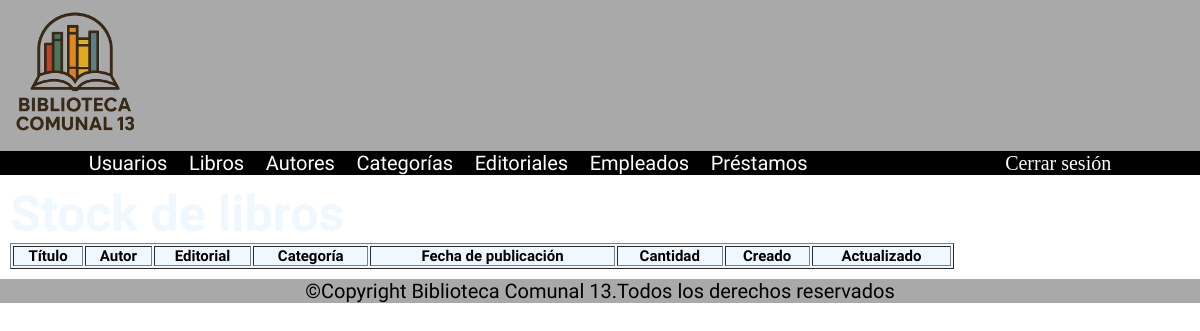
Page /libros/stock/ on the earlier database version.
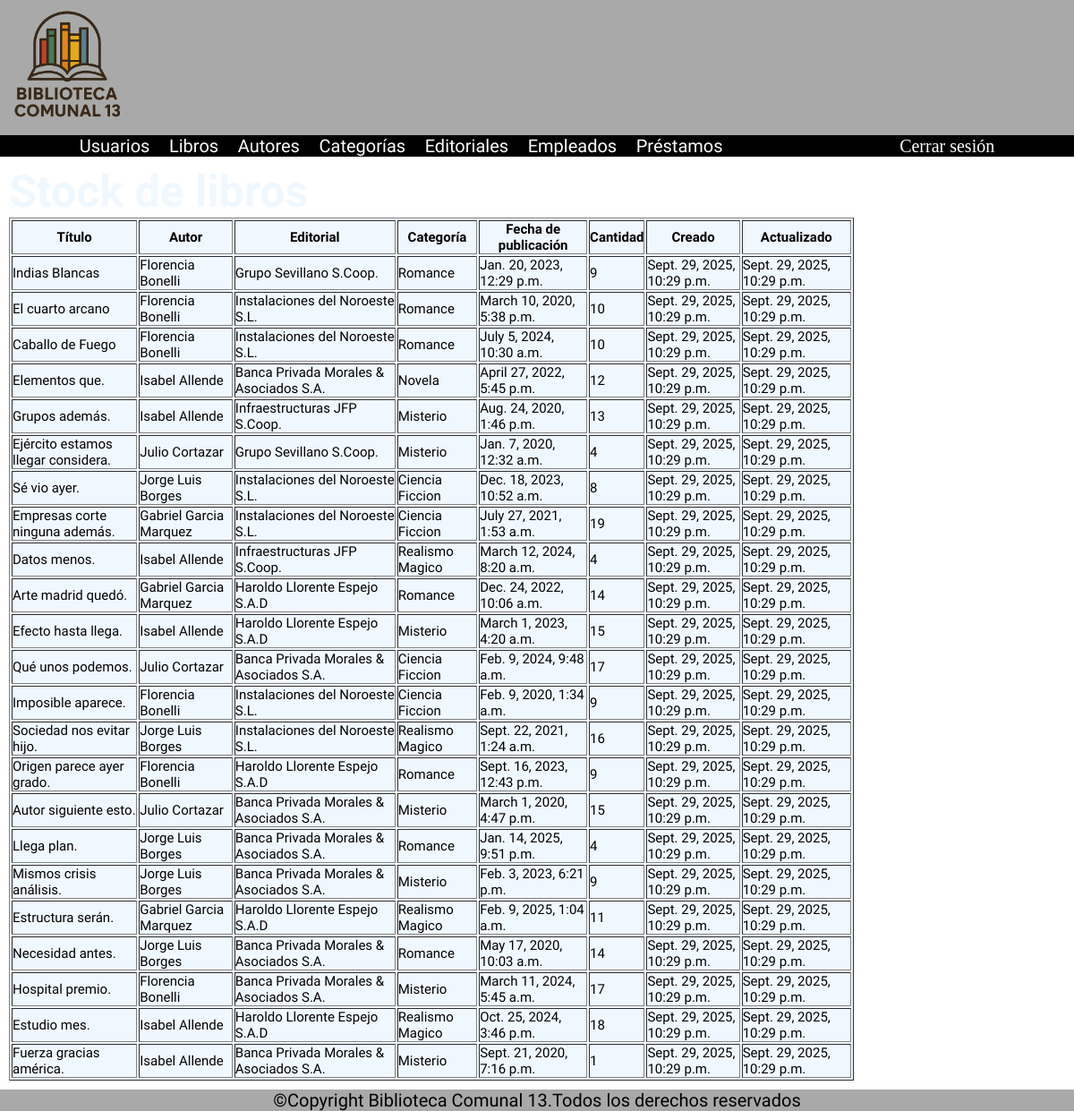
Same page on the later database version.
### apps/libros/models.py (models this page shows, shortened)
class Libro(models.Model):
    titulo_libro = models.CharField(max_length=200, null=False, blank=False)
    nombre_autor = models.ForeignKey(Autor, on_delete=models.CASCADE, null=False, blank=False)
    nombre_editorial = models.ForeignKey(Editorial, on_delete=models.CASCADE, null=False, blank=False)
    nombre_categoria = models.ForeignKey(Categoria, on_delete=models.CASCADE, null=False, blank=False)
    fecha_publicacion = models.DateTimeField()
    cantidad = models.IntegerField(null=False, blank=False)
    creado = models.DateTimeField(auto_now_add=True)
    actualizado = models.DateTimeField(auto_now=True)

### apps/autores/models.py (models this page shows)
class Autor(models.Model):
    nombre_autor = models.CharField(max_length=100, null=False, blank=False)
    nacionalidad = models.CharField(max_length=50)
    def __str__(self):
        return self.nombre_autor

### apps/editoriales/models.py (models this page shows)
class Editorial(models.Model):
    nombre_editorial = models.CharField(max_length=100, null=False, blank=False)
    pais_editorial = models.CharField(max_length=50)
    calle_editorial = models.CharField(max_length=100)
    numero_calle_editorial = models.IntegerField()
    casa_editorial = models.BooleanField(default=False)
    edificio_editorial = models.BooleanField(default=False)
    piso_editorial = models.CharField(max_length=10)
    departamento_numero_casa_editorial = models.CharField(max_length=10)
    created_at = models.DateTimeField(auto_now_add=True)
    updated_at = models.DateTimeField(auto_now=True)
    def __str__(self):
        return self.nombre_editorial

### apps/categorias/models.py (models this page shows)
class Categoria(models.Model):
    nombre_categoria = models.CharField(max_length=100, null=False, blank=False)
    def __str__(self):
        return self.nombre_categoria

### apps/libros/views.py (the view)
# urls.py: path('stock/', lista_libros,name='lista_libros')
def lista_libros(request):
    return render(request=request,
                template_name='libros.html',
                context= {"libros": Libro.objects.all()},
                )

### templates/libros.html (shortened to what this page needs)
{% load static %}
<!DOCTYPE html>
<html lang="en">
<head>
    <link rel="stylesheet" href="{% static 'css/styles.css' %}">
</head>
<body>
  <header>
    <img src="{% static './multimedia/logo_BC13.png' %}" width="150">
  </header>
  <nav class="nav__flex font__white">
    <ul class="bona-nova-sc-regular">
      <li><a href="{% url 'lista_usuarios' %}">Usuarios</a></li>
      <li><a href="{% url 'lista_libros' %}">Libros</a></li>
      <li><a href="{% url 'lista_autores' %}">Autores</a></li>
      <li><a href="{% url 'lista_categorias' %}">Categorías</a></li>
      <li><a href="{% url 'lista_editoriales' %}">Editoriales</a></li>
      <li><a href="{% url 'lista_empleados' %}">Empleados</a></li>
      <li><a href="{% url 'lista_prestamos' %}">Préstamos</a></li>
    </ul>
    <a href="{% url 'logout' %}">Cerrar sesión</a>
  </nav>
  <main>
    <h1 class="bona-nova-sc-bold font__white">Stock de libros</h1>
    <table border="1" class="bona-nova-sc-regular">
  <thead>
    <tr>
      <th><strong>Título</strong></th>
      <th><strong>Autor</strong></th>
      <th><strong>Editorial</strong></th>
      <th><strong>Categoría</strong></th>
      <th><strong>Fecha de publicación</strong></th>
      <th><strong>Cantidad</strong></th>
      <th><strong>Creado</strong></th>
      <th><strong>Actualizado</strong></th>
    </tr>
  </thead>
  <tbody>
    {%for libro in libros%}
    <tr>
      <td>{{libro.titulo_libro}}</td>
      <td>{{libro.nombre_autor}}</td>
      <td>{{libro.nombre_editorial}}</td>
      <td>{{libro.nombre_categoria}}</td>
      <td>{{libro.fecha_publicacion}}</td>
      <td>{{libro.cantidad}}</td>
      <td>{{libro.creado}}</td>
      <td>{{libro.actualizado}}</td>
    </tr>
    {% endfor %}
  </tbody>
</table>
  </main>
  <footer>
    <p class="bona-nova-sc-regular align__center">©Copyright Biblioteca Comunal 13.Todos los derechos reservados</p>
  </footer>
</body>
</html>

### static/css/styles.css (style rules this page uses)
* { margin: 0px; padding: 0px; }
html, body { width: 100%; height: 100%; margin: 0; font-size: 62.5%; background-image: url("../multimedia/background.jpg"); background-size: cover; }
main { flex: 1; padding: 1rem; }
header,footer { background-color: darkgrey; }
nav { background-color: black; height: auto; }
.align__center { text-align: center; }
p { font-size: 2rem; }
h1 { font-size: 5rem; }
table { background-color: aliceblue; width: 80%; }
td, th { font-size: 1.5rem; }
.font__white { color: aliceblue; }
.nav__flex { display: flex; justify-content: space-around; align-items: center; }
a { text-decoration: none; color: white; font-size: 2rem; }
ul > li { list-style: none; display: inline; margin-right: 20px; }
.bona-nova-sc-regular { font-family: "Bona Nova SC", serif; font-weight: 400; font-style: normal; }
.bona-nova-sc-bold { font-family: "Bona Nova SC", serif; font-weight: 700; font-style: normal; }
@media (min-width: 1024px) and (max-width: 1279px) { .nav__flex { flex-direction: row; justify-content: space-around; } }
@media (min-width: 1024px) and (max-width: 1279px) { a { font-size: 2rem; } }
@media (min-width: 1024px) and (max-width: 1279px) { table { width: 80%; } }
@media (min-width: 1024px) and (max-width: 1279px) { header img { width: 150px; } }

Differences in the rows shown:
added Libro: titulo_libro "Indias Blancas", nombre_autor "Florencia Bonelli", nombre_editorial "Grupo Sevillano S.Coop.", nombre_categoria "Romance", fecha_publicacion "Jan. 20, 2023, 12:29 p.m.", cantidad "9", creado "Sept. 29, 2025, 10:29 p.m.", actualizado "Sept. 29, 2025, 10:29 p.m."
added Libro: titulo_libro "El cuarto arcano", nombre_autor "Florencia Bonelli", nombre_editorial "Instalaciones del Noroeste S.L.", nombre_categoria "Romance", fecha_publicacion "March 10, 2020, 5:38 p.m.", cantidad "10", creado "Sept. 29, 2025, 10:29 p.m.", actualizado "Sept. 29, 2025, 10:29 p.m."
added Libro: titulo_libro "Caballo de Fuego", nombre_autor "Florencia Bonelli", nombre_editorial "Instalaciones del Noroeste S.L.", nombre_categoria "Romance", fecha_publicacion "July 5, 2024, 10:30 a.m.", cantidad "10", creado "Sept. 29, 2025, 10:29 p.m.", actualizado "Sept. 29, 2025, 10:29 p.m."
added Libro: titulo_libro "Elementos que.", nombre_autor "Isabel Allende", nombre_editorial "Banca Privada Morales & Asociados S.A.", nombre_categoria "Novela", fecha_publicacion "April 27, 2022, 5:45 p.m.", cantidad "12", creado "Sept. 29, 2025, 10:29 p.m.", actualizado "Sept. 29, 2025, 10:29 p.m."
added Libro: titulo_libro "Grupos además.", nombre_autor "Isabel Allende", nombre_editorial "Infraestructuras JFP S.Coop.", nombre_categoria "Misterio", fecha_publicacion "Aug. 24, 2020, 1:46 p.m.", cantidad "13", creado "Sept. 29, 2025, 10:29 p.m.", actualizado "Sept. 29, 2025, 10:29 p.m."
added Libro: titulo_libro "Ejército estamos llegar considera.", nombre_autor "Julio Cortazar", nombre_editorial "Grupo Sevillano S.Coop.", nombre_categoria "Misterio", fecha_publicacion "Jan. 7, 2020, 12:32 a.m.", cantidad "4", creado "Sept. 29, 2025, 10:29 p.m.", actualizado "Sept. 29, 2025, 10:29 p.m."
added Libro: titulo_libro "Sé vio ayer.", nombre_autor "Jorge Luis Borges", nombre_editorial "Instalaciones del Noroeste S.L.", nombre_categoria "Ciencia Ficcion", fecha_publicacion "Dec. 18, 2023, 10:52 a.m.", cantidad "8", creado "Sept. 29, 2025, 10:29 p.m.", actualizado "Sept. 29, 2025, 10:29 p.m."
added Libro: titulo_libro "Empresas corte ninguna además.", nombre_autor "Gabriel Garcia Marquez", nombre_editorial "Instalaciones del Noroeste S.L.", nombre_categoria "Ciencia Ficcion", fecha_publicacion "July 27, 2021, 1:53 a.m.", cantidad "19", creado "Sept. 29, 2025, 10:29 p.m.", actualizado "Sept. 29, 2025, 10:29 p.m."
added Libro: titulo_libro "Datos menos.", nombre_autor "Isabel Allende", nombre_editorial "Infraestructuras JFP S.Coop.", nombre_categoria "Realismo Magico", fecha_publicacion "March 12, 2024, 8:20 a.m.", cantidad "4", creado "Sept. 29, 2025, 10:29 p.m.", actualizado "Sept. 29, 2025, 10:29 p.m."
added Libro: titulo_libro "Arte madrid quedó.", nombre_autor "Gabriel Garcia Marquez", nombre_editorial "Haroldo Llorente Espejo S.A.D", nombre_categoria "Romance", fecha_publicacion "Dec. 24, 2022, 10:06 a.m.", cantidad "14", creado "Sept. 29, 2025, 10:29 p.m.", actualizado "Sept. 29, 2025, 10:29 p.m."
added Libro: titulo_libro "Efecto hasta llega.", nombre_autor "Isabel Allende", nombre_editorial "Haroldo Llorente Espejo S.A.D", nombre_categoria "Misterio", fecha_publicacion "March 1, 2023, 4:20 a.m.", cantidad "15", creado "Sept. 29, 2025, 10:29 p.m.", actualizado "Sept. 29, 2025, 10:29 p.m."
added Libro: titulo_libro "Qué unos podemos.", nombre_autor "Julio Cortazar", nombre_editorial "Banca Privada Morales & Asociados S.A.", nombre_categoria "Ciencia Ficcion", fecha_publicacion "Feb. 9, 2024, 9:48 a.m.", cantidad "17", creado "Sept. 29, 2025, 10:29 p.m.", actualizado "Sept. 29, 2025, 10:29 p.m."
added Libro: titulo_libro "Imposible aparece.", nombre_autor "Florencia Bonelli", nombre_editorial "Instalaciones del Noroeste S.L.", nombre_categoria "Ciencia Ficcion", fecha_publicacion "Feb. 9, 2020, 1:34 a.m.", cantidad "9", creado "Sept. 29, 2025, 10:29 p.m.", actualizado "Sept. 29, 2025, 10:29 p.m."
added Libro: titulo_libro "Sociedad nos evitar hijo.", nombre_autor "Jorge Luis Borges", nombre_editorial "Instalaciones del Noroeste S.L.", nombre_categoria "Realismo Magico", fecha_publicacion "Sept. 22, 2021, 1:24 a.m.", cantidad "16", creado "Sept. 29, 2025, 10:29 p.m.", actualizado "Sept. 29, 2025, 10:29 p.m."
added Libro: titulo_libro "Origen parece ayer grado.", nombre_autor "Florencia Bonelli", nombre_editorial "Haroldo Llorente Espejo S.A.D", nombre_categoria "Romance", fecha_publicacion "Sept. 16, 2023, 12:43 p.m.", cantidad "9", creado "Sept. 29, 2025, 10:29 p.m.", actualizado "Sept. 29, 2025, 10:29 p.m."
added Libro: titulo_libro "Autor siguiente esto.", nombre_autor "Julio Cortazar", nombre_editorial "Banca Privada Morales & Asociados S.A.", nombre_categoria "Misterio", fecha_publicacion "March 1, 2020, 4:47 p.m.", cantidad "15", creado "Sept. 29, 2025, 10:29 p.m.", actualizado "Sept. 29, 2025, 10:29 p.m."
added Libro: titulo_libro "Llega plan.", nombre_autor "Jorge Luis Borges", nombre_editorial "Banca Privada Morales & Asociados S.A.", nombre_categoria "Romance", fecha_publicacion "Jan. 14, 2025, 9:51 p.m.", cantidad "4", creado "Sept. 29, 2025, 10:29 p.m.", actualizado "Sept. 29, 2025, 10:29 p.m."
added Libro: titulo_libro "Mismos crisis análisis.", nombre_autor "Jorge Luis Borges", nombre_editorial "Banca Privada Morales & Asociados S.A.", nombre_categoria "Misterio", fecha_publicacion "Feb. 3, 2023, 6:21 p.m.", cantidad "9", creado "Sept. 29, 2025, 10:29 p.m.", actualizado "Sept. 29, 2025, 10:29 p.m."
added Libro: titulo_libro "Estructura serán.", nombre_autor "Gabriel Garcia Marquez", nombre_editorial "Haroldo Llorente Espejo S.A.D", nombre_categoria "Realismo Magico", fecha_publicacion "Feb. 9, 2025, 1:04 a.m.", cantidad "11", creado "Sept. 29, 2025, 10:29 p.m.", actualizado "Sept. 29, 2025, 10:29 p.m."
added Libro: titulo_libro "Necesidad antes.", nombre_autor "Jorge Luis Borges", nombre_editorial "Banca Privada Morales & Asociados S.A.", nombre_categoria "Romance", fecha_publicacion "May 17, 2020, 10:03 a.m.", cantidad "14", creado "Sept. 29, 2025, 10:29 p.m.", actualizado "Sept. 29, 2025, 10:29 p.m."
added Libro: titulo_libro "Hospital premio.", nombre_autor "Florencia Bonelli", nombre_editorial "Banca Privada Morales & Asociados S.A.", nombre_categoria "Misterio", fecha_publicacion "March 11, 2024, 5:45 a.m.", cantidad "17", creado "Sept. 29, 2025, 10:29 p.m.", actualizado "Sept. 29, 2025, 10:29 p.m."
added Libro: titulo_libro "Estudio mes.", nombre_autor "Isabel Allende", nombre_editorial "Haroldo Llorente Espejo S.A.D", nombre_categoria "Realismo Magico", fecha_publicacion "Oct. 25, 2024, 3:46 p.m.", cantidad "18", creado "Sept. 29, 2025, 10:29 p.m.", actualizado "Sept. 29, 2025, 10:29 p.m."
added Libro: titulo_libro "Fuerza gracias américa.", nombre_autor "Isabel Allende", nombre_editorial "Banca Privada Morales & Asociados S.A.", nombre_categoria "Misterio", fecha_publicacion "Sept. 21, 2020, 7:16 p.m.", cantidad "1", creado "Sept. 29, 2025, 10:29 p.m.", actualizado "Sept. 29, 2025, 10:29 p.m."
